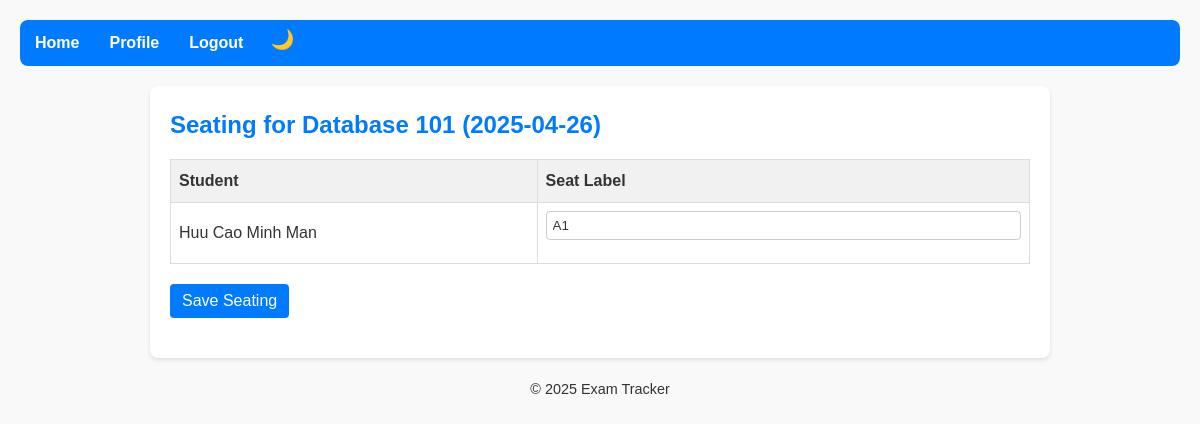
The page /seating.php?exam_id=1 (signed in) on the database its author committed.
### tables this page shows
CREATE TABLE `exams` (
  `exam_id` int NOT NULL AUTO_INCREMENT,
  `course_id` int NOT NULL,
  `exam_date` date NOT NULL,
  `location` varchar(100) DEFAULT NULL,
  PRIMARY KEY (`exam_id`),
  KEY `course_id` (`course_id`),
  CONSTRAINT `exams_ibfk_1` FOREIGN KEY (`course_id`) REFERENCES `courses` (`course_id`)
);

CREATE TABLE `courses` (
  `course_id` int NOT NULL AUTO_INCREMENT,
  `course_name` varchar(100) NOT NULL,
  `code` varchar(20) NOT NULL,
  PRIMARY KEY (`course_id`),
  UNIQUE KEY `code` (`code`)
);

CREATE TABLE `users` (
  `user_id` int NOT NULL AUTO_INCREMENT,
  `name` varchar(100) NOT NULL,
  `email` varchar(100) NOT NULL,
  `password` varchar(255) NOT NULL,
  `user_type` enum('student','teacher','admin') NOT NULL DEFAULT 'student',
  PRIMARY KEY (`user_id`),
  UNIQUE KEY `email` (`email`)
);

### seating.php (the view, shortened to what this page needs)
<?php
include 'db.php';
$exam_id = (int)$_GET['exam_id'];
$examStmt = $pdo->prepare(
    'SELECT c.course_name, e.exam_date FROM exams e JOIN courses c ON e.course_id=c.course_id WHERE e.exam_id=?'
);
$examStmt->execute([$exam_id]);
$exam = $examStmt->fetch();
$stuStmt = $pdo->prepare(
    'SELECT u.user_id, u.name
     FROM users u
     JOIN enrollments en ON en.student_id=u.user_id
     JOIN exams e       ON e.course_id=en.course_id
     WHERE e.exam_id = ?
     ORDER BY u.name'
);
$stuStmt->execute([$exam_id]);
$students = $stuStmt->fetchAll();
$seatStmt = $pdo->prepare('SELECT student_id, seat_label FROM seating WHERE exam_id = ?');
$seatStmt->execute([$exam_id]);
$existing = [];
foreach ($seatStmt->fetchAll() as $row) {
    $existing[$row['student_id']] = $row['seat_label'];
}
include 'includes/header.php';
?>
<div class="container">
  <h2>Seating for <?= htmlspecialchars($exam['course_name']) ?> (<?= htmlspecialchars($exam['exam_date']) ?>)</h2>
  <form method="post">
    <table style="width:100%;border-collapse:collapse;">
      <thead>
        <tr>
          <th style="border:1px solid #ddd;padding:8px;">Student</th>
          <th style="border:1px solid #ddd;padding:8px;">Seat Label</th>
        </tr>
      </thead>
      <tbody>
        <?php foreach ($students as $stu): ?>
        <tr style="background:<?= ($loopIndex++ % 2 ? '#fafafa' : '#fff') ?>;">
          <td style="border:1px solid #ddd;padding:8px;"><?= htmlspecialchars($stu['name']) ?></td>
          <td style="border:1px solid #ddd;padding:8px;">
            <input
              type="text"
              name="seats[<?= $stu['user_id'] ?>]"
              value="<?= htmlspecialchars($existing[$stu['user_id']] ?? '') ?>"
              style="width:100%;padding:6px;border:1px solid #ccc;border-radius:4px;"
            >
          </td>
        </tr>
        <?php endforeach; ?>
      </tbody>
    </table>
    <button type="submit" class="btn">Save Seating</button>
  </form>
</div>
<?php include 'includes/footer.php'; ?>

### assets/css/style.css (style rules this page uses)
:root { --bg-color: #f9f9f9; --card-bg: #fff; --text-color: #333; --accent-color: #007BFF; --nav-bg: #007BFF; --nav-text: #fff; --table-header: #f1f1f1; --table-row-alt: #fafafa; }
* { margin: 0; padding: 0; box-sizing: border-box; }
body { font-family: Arial, sans-serif; line-height: 1.6; background-color: var(--bg-color); color: var(--text-color); padding: 20px; }
.container { max-width: 900px; margin: 0 auto; background: var(--card-bg); padding: 20px; border-radius: 8px; box-shadow: 0 2px 4px rgba(0,0,0,0.1); }
h1, h2 { margin-bottom: 15px; color: var(--accent-color); }
button, .btn { display: inline-block; padding: 8px 12px; border: none; border-radius: 4px; background: var(--accent-color); color: var(--nav-text); cursor: pointer; font-size: 1rem; text-align: center; }
table { width: 100%; border-collapse: collapse; margin-bottom: 20px; }
table th, table td { padding: 10px; border: 1px solid #ddd; text-align: left; }
table th { background: var(--table-header); }
table tr:nth-child(odd) { background: var(--table-row-alt); }
form { margin-bottom: 20px; }
input[type="text"], input[type="email"], input[type="password"], input[type="date"] { width: 100%; padding: 8px; margin-bottom: 15px; border: 1px solid #ccc; border-radius: 4px; background: var(--card-bg); color: var(--text-color); }

### rows shown on the page
exams: course.course_name "Database 101", exam_date "2025-04-26"
users: name "Huu Cao Minh Man", user_id "A1"
